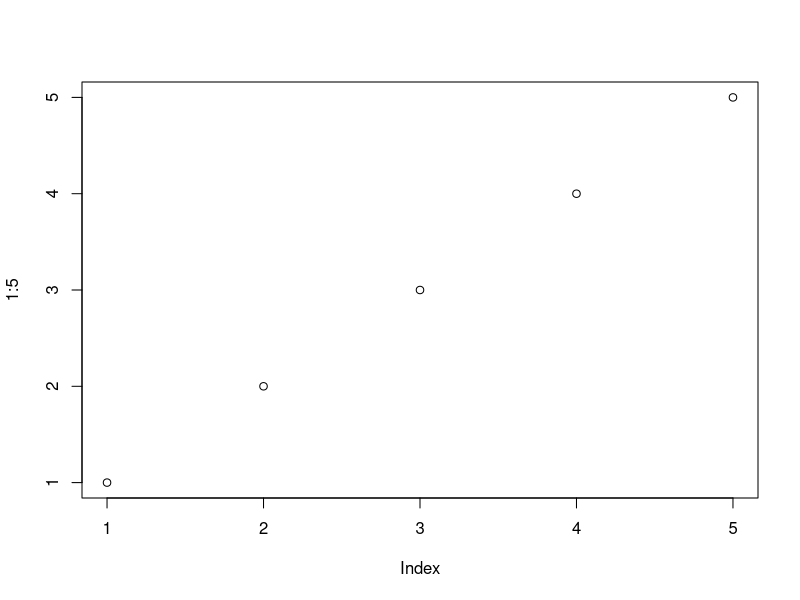
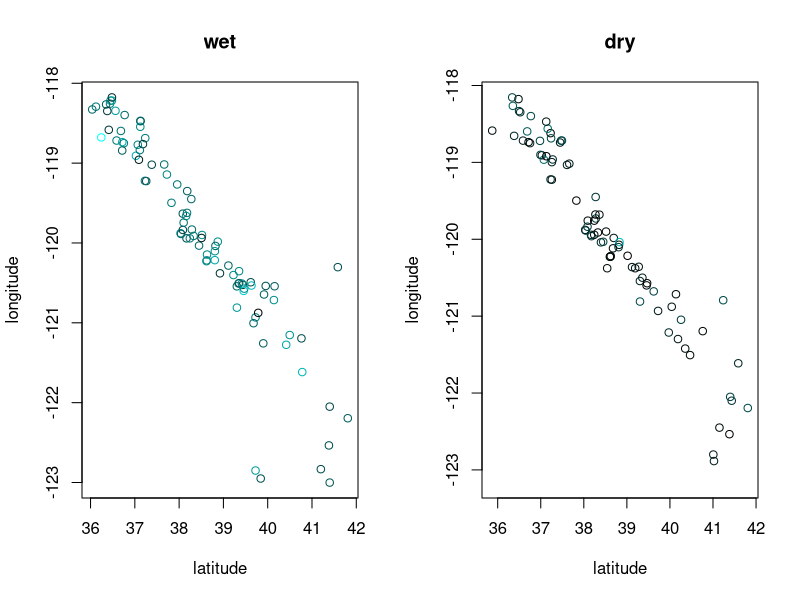
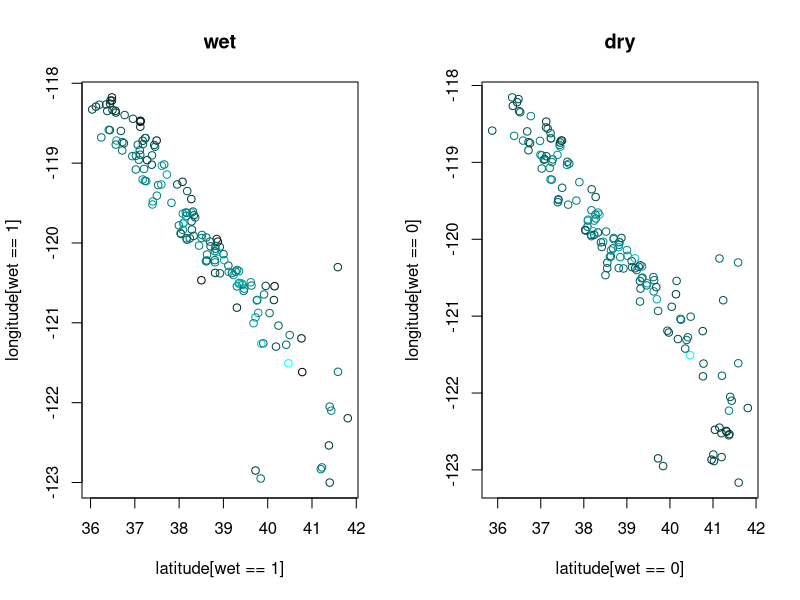

The R script that drew these images, in order:
####
## Charles Zheng
## STATS 253
## HW 1
####

####
##  Snowpack plots
#### 

snowpack <- read.table("stats253/snowpack.csv", sep = ",", header = TRUE)
elevations <- read.table("stats253/snowpack_elevations.csv", sep = ",", header = TRUE)
snowpack <- cbind(snowpack, elevation = elevations$elevation)

names(snowpack)

depthcol <- hsv(0.5, 1, 0:170/170)

sort(snowpack$snow_wet)
sort(snowpack$snow_dry)

pdf("stats253/hw1_wet_dry.pdf")
layout(matrix(1:2, 1, 2))
plot(snowpack[!is.na(snowpack$snow_wet), 1:2], col = depthcol[snowpack$snow_wet + 1])
title("wet")
plot(snowpack[!is.na(snowpack$snow_dry), 1:2], col = depthcol[snowpack$snow_dry + 1])
title("dry")
dev.off()

layout(1)
plot(1:5)

####
##  Model trend
#### 

temp_wet <- with(snowpack, data.frame(wet = 1, latitude = latitude[!is.na(snow_wet)],
                                      longitude = longitude[!is.na(snow_wet)],
                                      elevation = elevation[!is.na(snow_wet)],
                                      amount = snow_wet[!is.na(snow_wet)]))
temp_dry <- with(snowpack, data.frame(wet = 0, latitude = latitude[!is.na(snow_dry)],
                                      longitude = longitude[!is.na(snow_dry)],
                                      elevation = elevation[!is.na(snow_dry)],
                                      amount = snow_dry[!is.na(snow_dry)]))
reg_data <- rbind(temp_wet, temp_dry)
res_trend <- lm(amount ~ wet + latitude + longitude + elevation,
   data = reg_data)
summary(res_trend)

####
##  Plot residuals
####

resid <- res_trend$residuals
max(resid - min(resid))
st_resid <- floor((resid - min(resid)) * 170/(max(resid) - min(resid))) + 1

library(magrittr)

pdf("stats253/hw1_resid1.pdf")
layout(matrix(1:2, 1, 2))
reg_data %$% plot(latitude[wet == 1], longitude[wet == 1],
                  col = depthcol[st_resid[wet == 1]])
title("wet")
reg_data %$% plot(latitude[wet == 0], longitude[wet == 0],
                  col = depthcol[st_resid[wet == 0]])
title("dry")
dev.off()

####
##  Calculate distances
####

library(geosphere)
library(pracma)
n <- dim(snowpack)[1]
D <- zeros(n, n)
D <- distGeo(as.matrix(snowpack[, 2:1]), as.matrix(snowpack[, 2:1]))
